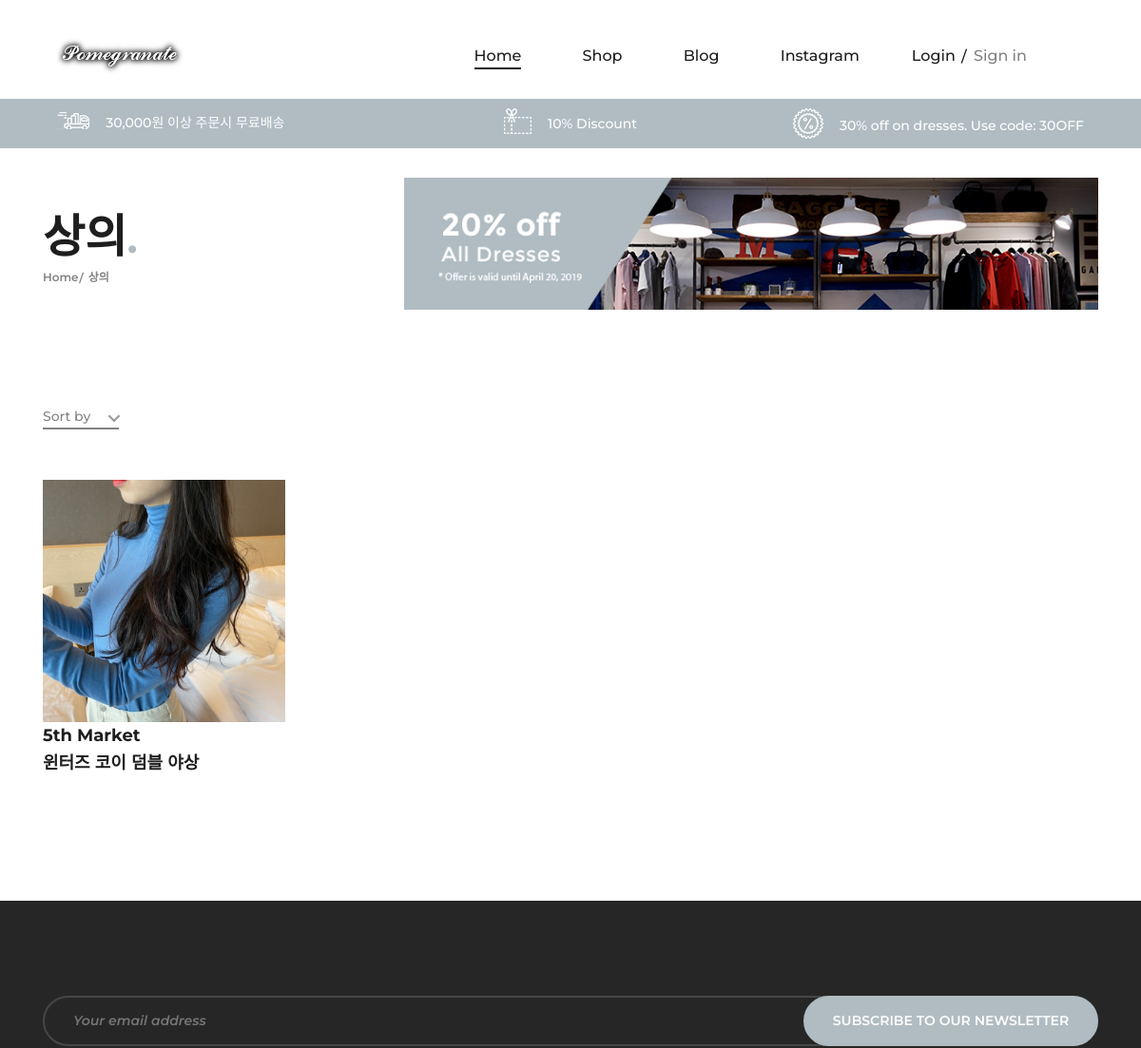
The page /show_category/1/ (upper part) on the database as committed earlier.
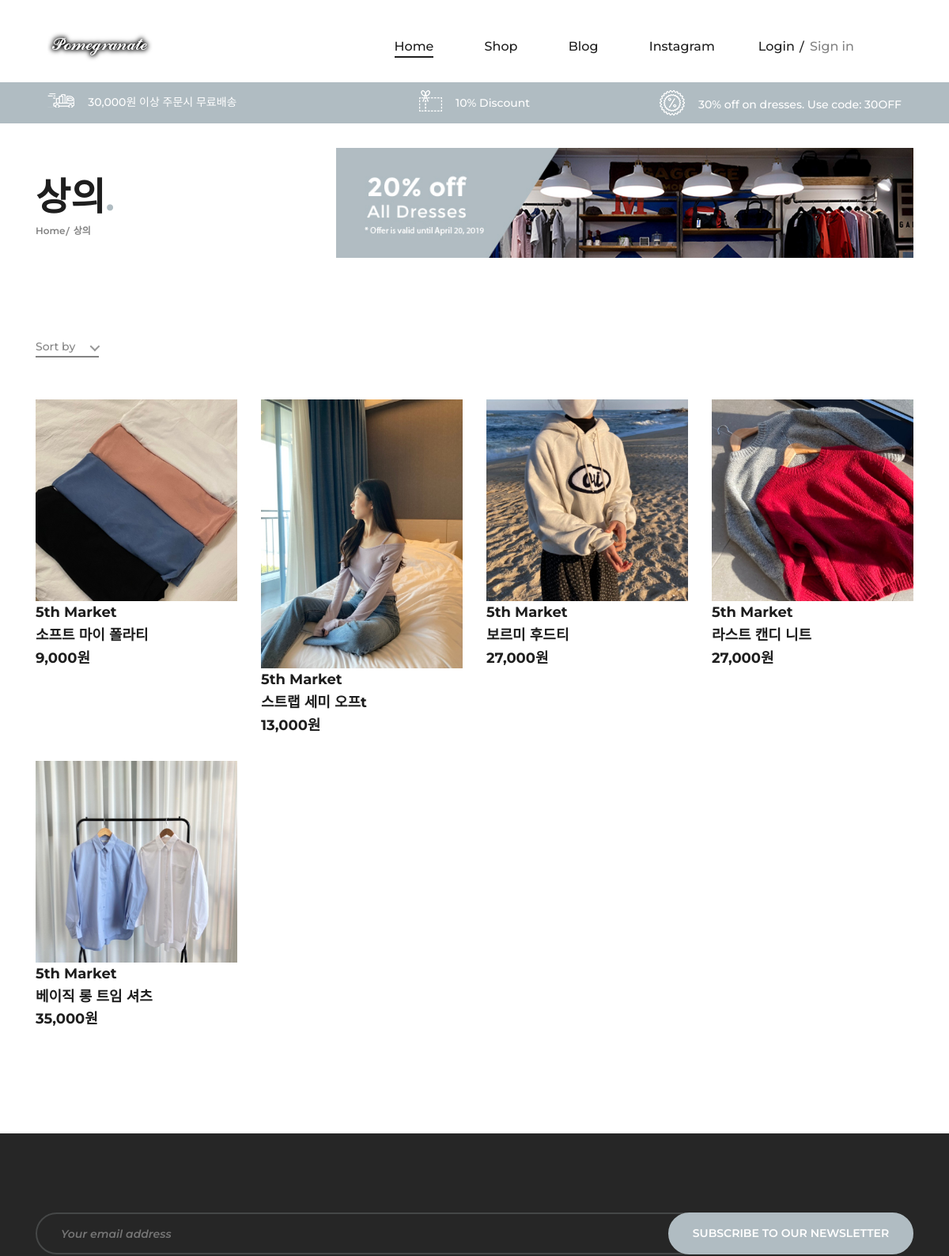
The same page on the database as committed later.
### shopping/models.py (models this page shows, shortened)
class Category(models.Model):
    sort = models.CharField(max_length=255)

class Product(models.Model):
    name = models.CharField(max_length=255)
    category = models.ForeignKey(Category, on_delete=models.CASCADE, related_name='product_category')
    image = models.ImageField(upload_to='photos')
    price = models.IntegerField()
    price_text = models.TextField(default="")
    fabric = models.TextField(default="")
    size = models.TextField(default="")
    color = models.TextField(default="")
    quantity = models.IntegerField(default=99)
    description = models.TextField()
    pub_date = models.DateTimeField(auto_now_add = True)
    hit = models.IntegerField(default=0)
    class Meta:
        ordering = ('-pub_date',)

### shopping/views.py (the view)
# urls.py: path('show_category/<int:category_id>/', show_category, name='show_category'),
def show_category(request, category_id):
    categories = Category.objects.all()
    category = Category.objects.get(pk=category_id)
    products = Product.objects.filter(category=category).order_by('pub_date')
    lank_products = Product.objects.filter(category=category).order_by('-hit')[:4]
    paginator = Paginator(products, 5)
    page = request.GET.get('page')
    try:
        products = paginator.page(page)
    except PageNotAnInteger:
        products = paginator.page(1)
    except EmptyPage:
        products = paginator.page(paginator.num_pages)
    context = {'lank_products': lank_products, 'products': products, 'category': category, 'categories': categories}
    return render(request, 'shop/category.html', context)

### shopping/templates/shop/category.html (shortened to what this page needs)
{% extends "shop/../account/base.html" %}
{% load static %}
{% block content %}
    <section class="page-add">
        <div class="container">
            <div class="row">
                <div class="col-lg-4">
                    <div class="page-breadcrumb">
                        <h2>{{category.sort}}<span>.</span></h2>
                        <a href="{% url 'shopping:index' %}">Home</a>
                        <a href="#">{{category.sort}}</a>
                    </div>
                </div>
                <div class="col-lg-8">
                    <img src="{% static 'shop/images/add.jpg' %}" alt="">
                </div>
            </div>
        </div>
    </section>
    <section class="categories-page spad">
        <div class="container">
            <div class="categories-controls">
                <div class="row">
                    <div class="col-lg-12">
                        <div class="categories-filter">
                            <div class="cf-left">
                            </div>
                        </div>
                    </div>
                </div>
            </div>
            <div class="row">
                {% for product in products %}
                <div class="col-lg-3 col-md-6">
                    <div class="single-product-item">
                        <div class="product-text">
                            <a href="{% url 'shopping:product_detail' product.id %}">
                                <img src="{{ product.image.url }}" alt="" >
                            </a>
                            <p>5th Market</p>
                        </div>
                        <div class="product-text">
                            <a href="{% url 'shopping:product_detail' product.id %}">
                                <p>{{ product.name }}</p>
                            </a>
                            <p>{{ product.price_text }}</p>
                        </div>
                    </div>
                </div>
                {% endfor %}
        </div>
    </section>
{% endblock content %}

### shopping/templates/account/base.html (shortened to what this page needs)
<!DOCTYPE html>
<head>
    {% load static %}
    <link rel="stylesheet" href="{% static 'shop/css/login.css' %}">
    <link rel="stylesheet" href="{% static 'shop/css/bootstrap.min.css' %}" type="text/css">
    <link rel="stylesheet" href="{% static 'shop/css/font-awesome.min.css' %}" type="text/css">
    <link rel="stylesheet" href="{% static 'shop/css/nice-select.css' %}" type="text/css">
    <link rel="stylesheet" href="{% static 'shop/css/owl.carousel.min.css' %}" type="text/css">
    <link rel="stylesheet" href="{% static 'shop/css/magnific-popup.css' %}" type="text/css">
    <link rel="stylesheet" href="{% static 'shop/css/slicknav.min.css' %}" type="text/css">
    <link rel="stylesheet" href="{% static 'shop/css/style.css' %}" type="text/css">
</head>
<body>
    <header class="header-section">
        <div class="container-fluid">
            <div class="inner-header">
                <div class="logo">
                    <a href="{% url 'shopping:index' %}"><img src="{% static 'shop/images/logo.png' %}" alt=""></a>
                </div>
                <div class="user-access">
                    {% if user.is_authenticated %}
                    <a href="{% url 'shopping:logout' %}">Logout</a>
                    {% else %}
                    <a href="{% url 'shopping:login' %}">Login</a>
                    <a href="{% url 'shopping:signup' %}" class="in">Sign in</a>
                    {% endif%}
                </div>
                <nav class="main-menu mobile-menu">
                    <ul>
                        <li><a class="active" href="{% url 'shopping:index' %}">Home</a></li>
                        <li><a href="{% url 'shopping:show_category' 1 %}">Shop</a>
                        </li>
                        <li><a href="https://m.blog.naver.com/PostList.nhn?blogId=pomegranate_closet">Blog</a></li>
                        <li><a href="https://www.instagram.com/pomegranate.closet/">Instagram</a></li>
                    </ul>
                </nav>
            </div>
        </div>
    </header>
    <div class="header-info">
        <div class="container-fluid">
            <div class="row">
                <div class="col-md-4">
                    <div class="header-item">
                        <img src="{% static 'shop/icons/delivery.png'%}" alt="">
                        <p>30,000원 이상 주문시 무료배송</p>
                    </div>
                </div>
                <div class="col-md-4 text-left text-lg-center">
                    <div class="header-item">
                        <img src="{% static 'shop/icons/voucher.png'%}" alt="">
                        <p>10% Discount</p>
                    </div>
                </div>
                <div class="col-md-4 text-left text-xl-right">
                    <div class="header-item">
                        <img src="{% static 'shop/icons/sales.png'%}" alt="">
                        <p>30% off on dresses. Use code: 30OFF</p>
                    </div>
                </div>
            </div>
        </div>
    </div>
    {% block content %}
    {% endblock content %}
    <footer id="footer_only" class="footer-section spad">
        <div class="container">
            <div class="newslatter-form">
                <div class="row">
                    <div class="col-lg-12">
                        <form action="#">
                            <input type="text" placeholder="Your email address">
                            <button type="submit">Subscribe to our newsletter</button>
                        </form>
                    </div>
                </div>
            </div>
        </div>
    </footer>
</body>
</html>

### shopping/static/shop/css/login.css (style rules this page uses)
* { margin:0; padding:0; }
body { background:var(--body-background-color); }
footer { padding-top: 95px; padding-bottom: 15px; display:flex; flex-direction:column; align-items:center; }

### shopping/static/shop/css/style.css (style rules this page uses)
html, body { height: 100%; font-family: "Montserrat", sans-serif; -webkit-font-smoothing: antialiased; font-smoothing: antialiased; background: none; }
h1, h2, h3, h4, h5, h6 { margin: 0; color: #111111; font-weight: 500; font-family: "Montserrat", sans-serif; }
h2 { font-size: 36px; }
p { font-size: 15px; color: #7b7b7b; font-weight: 400; line-height: 1.6; font-family: "Montserrat", sans-serif; margin: 0 0 15px 0; }
img { max-width: 100%; }
ul, ol { padding: 0; margin: 0; }
.spad { padding-top: 100px; padding-bottom: 100px; }
A:link { text-decoration: none; color: black; }
.header-section { height: 104px; padding-top: 38px; padding-bottom: 24px; padding-left: 45px; padding-right: 45px; }
.inner-header .logo { float: left; }
.inner-header .user-access { float: right; margin-right: 100px; }
.inner-header .user-access a { color: #1e1e1e; font-size: 16px; display: inline-block; font-weight: 500; position: relative; line-height: 42px; }
.inner-header .user-access a.in { color: #838383; margin-left: 15px; position: relative; }
.inner-header .user-access a.in::before { position: absolute; left: -13px; top: 1px; color: #1e1e1e; content: "/"; }
.inner-header .main-menu { float: right; margin-right: 150px; }
.inner-header .main-menu ul li { display: inline-block; margin-left: 60px; position: relative; }
.inner-header .main-menu ul li a { color: #1e1e1e; font-size: 16px; display: inline-block; font-weight: 500; position: relative; line-height: 42px; }
.inner-header .main-menu ul li a.active:after { opacity: 1; }
.inner-header .main-menu ul li a:after { position: absolute; left: 0; bottom: 7px; width: 100%; height: 2px; background: #1e1e1e; content: ""; opacity: 0; -webkit-transform: all 0.3s; -webkit-transition: all 0.3s; transition: all 0.3s; }
.header-info { background: #B0BCC2; overflow: hidden; padding: 10px 45px; }
.header-info .header-item { overflow: hidden; }
.header-info .header-item img { display: inline-block; margin-right: 13px; }
.header-info .header-item p { display: inline-block; line-height: 1; font-size: 14px; color: #fff; font-weight: 500; margin-bottom: 0; position: relative; top: 3px; }
.single-product-item { margin-bottom: 30px; }
.single-product-item .product-text { text-align: center; }
.single-product-item .product-text p { color: #1e1e1e; font-size: 18px; font-weight: 700; margin-bottom: 0; }
.footer-section { background: #262626; padding-bottom: 0; }
#footer_only { background: #262626; padding-bottom: 0; margin: 0; }
.newslatter-form { margin-bottom: 90px; }
.newslatter-form form { position: relative; }
.newslatter-form form input { width: 100%; border: 2px solid #454747; border-radius: 50px; height: 53px; background: transparent; color: #535353; font-size: 14px; font-style: italic; font-weight: 600; padding-left: 30px; position: relative; }
.newslatter-form form button { width: 310px; height: 53px; background: #B0BCC2; border: 2px solid #B0BCC2; color: #fff; cursor: pointer; text-transform: uppercase; font-size: 14px; font-weight: 600; border-radius: 50px; position: absolute; right: 0; }
.page-add { padding-top: 31px; margin-bottom: 92px; }
.page-add .page-breadcrumb { padding-top: 34px; }
.page-add .page-breadcrumb h2 { color: #1e1e1e; font-size: 48px; font-weight: 600; }
.page-add .page-breadcrumb h2 span { color: #B0BCC2; }
.page-add .page-breadcrumb a { color: #838383; display: inline-block; font-size: 12px; font-weight: 600; margin-right: 6px; position: relative; }
.page-add .page-breadcrumb a:last-child:after { display: none; }
.page-add .page-breadcrumb a:after { position: absolute; top: 1px; right: -5px; content: "/"; }
.categories-controls { margin-bottom: 45px; }
.categories-controls .categories-filter .cf-left { float: left; }
.categories-page { padding-top: 0; }
.categories-page .single-product-item .product-text { text-align: left; display: block; }
.categories-page .single-product-item .product-text a { display: block; }
@media only screen and (min-width: 1200px) and (max-width: 1340px) { .inner-header .user-access { margin-right: 60px; } }
@media only screen and (min-width: 1200px) and (max-width: 1340px) { .inner-header .main-menu { margin-right: 55px; } }

Rows that differ between the two databases and show on the page:
removed Product: image (picture), name "윈터즈 코이 덤블 야상"
added Product: image (picture), name "소프트 마이 폴라티", price_text "9,000원"
added Product: image (picture), name "스트랩 세미 오프t", price_text "13,000원"
added Product: image (picture), name "보르미 후드티", price_text "27,000원"
added Product: image (picture), name "라스트 캔디 니트", price_text "27,000원"
added Product: image (picture), name "베이직 롱 트임 셔츠", price_text "35,000원"
